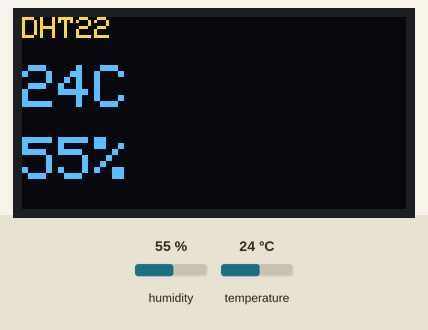
The program below on a simulated ESP32. Shown: 128×64 one-colour display. The test bench sets the inputs (shaded band); at power-on: humidity 55 %, temperature 24 °C. The OLED is the two-colour kind (top 16 rows yellow); what the program prints to the serial monitor is not drawn.

Above: at 2.6 s.
2.7 s: humidity set to 22 %
At 6.8 s:
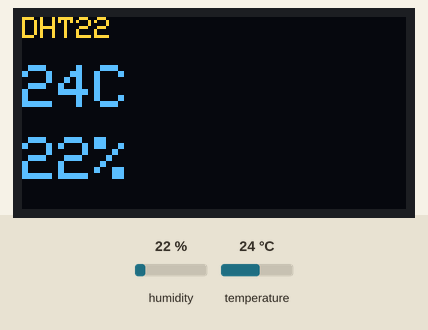
8.0 s: temperature set to 12 °C
At 11.0 s:
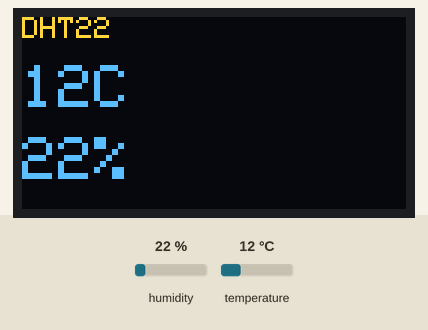
13.3 s: humidity set to 40 %
At 15.2 s:
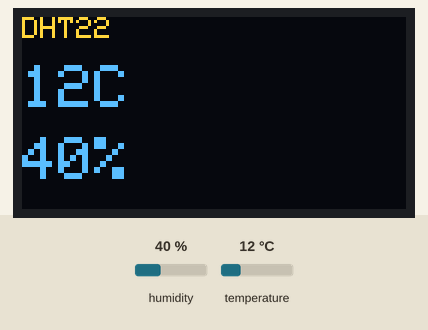
18.6 s: temperature set to 19 °C
At 22.6 s:
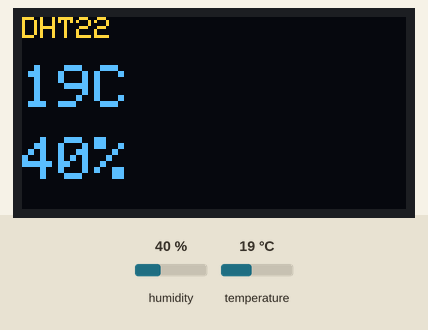
Timing chart, 0 to 24.1 s (numbered marks = the images above; inputs shaded):
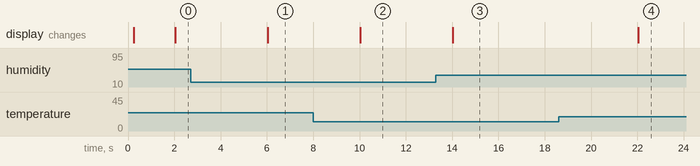

Measured:
- after the input at 2.7 s, the display: changes after 3.3 s (image 1)
- after the input at 8.0 s, the display: changes after 2.0 s (image 2)
- after the input at 13.3 s, the display: changes after 0.73 s (image 3)
- after the input at 18.6 s, the display: changes after 3.4 s (image 4)

The program:

main.cpp
```cpp
#include <Arduino.h>
#include "sensor.h"
#include "display.h"

unsigned long lastPrint = 0;

void setup() {
  Serial.begin(115200);
  delay(200);

  sensor_init();
  display_init();

  Serial.println("DHT22 + OLED started");
}

void loop() {
  unsigned long now = millis();
  if (now - lastPrint >= 2000) {
    lastPrint = now;

    sensor_reading_t r = sensor_read();

    if (!r.ok) {
      Serial.println("DHT read failed");
    } else {
      Serial.print("Temp C: "); Serial.print(r.temp_c, 1);
      Serial.print("  Hum: ");  Serial.print(r.humidity, 1);
      Serial.println(" %");
    }

    display_show(r.temp_c, r.humidity, r.ok);
  }
}
```

display.h
```cpp
#pragma once
#include <stdbool.h>

void display_init(void);
void display_show(float temp_c, float humidity, bool ok);
```

sensor.h
```cpp
#pragma once
#include <stdbool.h>

typedef struct {
  float temp_c;
  float humidity;
  bool ok;
} sensor_reading_t;

void sensor_init(void);
sensor_reading_t sensor_read(void);
```

display.cpp
```cpp
#include "display.h"
#include <Arduino.h>
#include <Wire.h>
#include <Adafruit_GFX.h>
#include <Adafruit_SSD1306.h>

static const int SCREEN_W = 128;
static const int SCREEN_H = 64;

// Adres genelde 0x3C. Bazi ekranlar 0x3D olabilir.
static const uint8_t OLED_ADDR = 0x3C;

Adafruit_SSD1306 oled(SCREEN_W, SCREEN_H, &Wire, -1);

void display_init(void) {
  Wire.begin(); // ESP32: SDA=21, SCL=22 default

  if (!oled.begin(SSD1306_SWITCHCAPVCC, OLED_ADDR)) {
    // Ekran yoksa takilmamak icin sadece Serial'a yazip devam edelim
    Serial.println("OLED init failed");
    return;
  }

  oled.clearDisplay();
  oled.setTextSize(1);
  oled.setTextColor(SSD1306_WHITE);
  oled.setCursor(0, 0);
  oled.println("OLED ready");
  oled.display();
}

void display_show(float temp_c, float humidity, bool ok) {
  oled.clearDisplay();
  oled.setTextColor(SSD1306_WHITE);

  oled.setTextSize(1);
  oled.setCursor(0, 0);
  oled.println("DHT22");

  if (!ok) {
    oled.println("READ ERROR");
    oled.display();
    return;
  }

  // Büyük sayılar: text size 2 sadece sayılarda
  oled.setTextSize(2);
  oled.setCursor(0, 16);
  oled.print(temp_c, 0);
  oled.print("C");

  oled.setCursor(0, 40);
  oled.print(humidity, 0);
  oled.print("%");

  oled.display();
}
```

sensor.cpp
```cpp
#include "sensor.h"
#include <Arduino.h>
#include <DHT.h>

static const int DHT_PIN = 4;
static const int DHT_TYPE = DHT22;

static DHT dht(DHT_PIN, DHT_TYPE);

void sensor_init(void) {
  dht.begin();
}

sensor_reading_t sensor_read(void) {
  sensor_reading_t r;
  r.humidity = dht.readHumidity();
  r.temp_c   = dht.readTemperature(); // Celsius

  // DHT bazen NaN doner; bunu yakala
  if (isnan(r.humidity) || isnan(r.temp_c)) {
    r.ok = false;
    r.humidity = NAN;
    r.temp_c = NAN;
  } else {
    r.ok = true;
  }
  return r;
}
```
